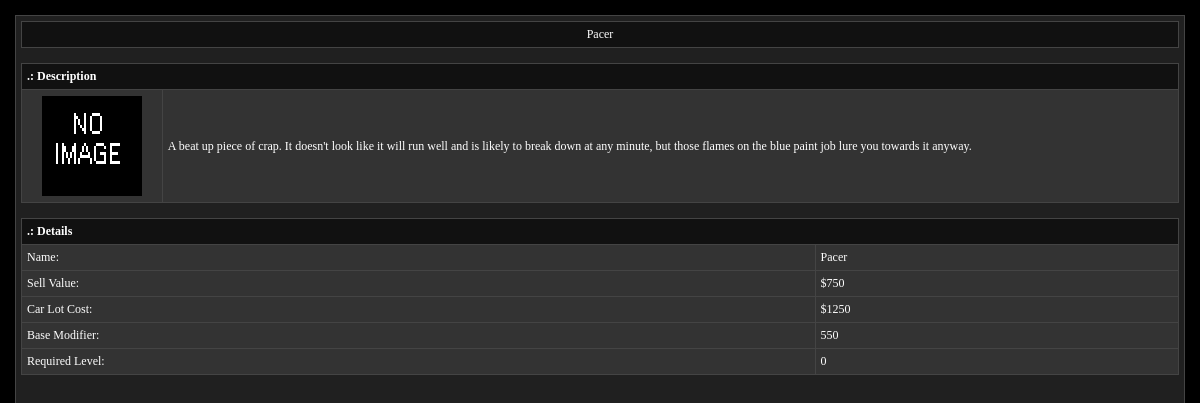
The page /cardesc.php?id=1 on the database its author committed.
### tables this page shows
CREATE TABLE `carlot` (
  `id` int(20) NOT NULL,
  `name` varchar(30) NOT NULL,
  `image` varchar(40) NOT NULL,
  `description` text NOT NULL,
  `cost` int(20) NOT NULL,
  `buyable` int(2) NOT NULL DEFAULT '1',
  `basemod` int(20) NOT NULL,
  `level` int(5) NOT NULL
);

### dbcon.php (called while the page is built, shortened)
<?php
class DB
{
    protected static $instance = null;
    public static function instance()
    {
        if (self::$instance === null)
        {
            $opt  = array(
                PDO::ATTR_ERRMODE            => PDO::ERRMODE_EXCEPTION,
                PDO::ATTR_DEFAULT_FETCH_MODE => PDO::FETCH_ASSOC,
                PDO::ATTR_EMULATE_PREPARES   => FALSE,
            );
            $dsn = 'mysql:host='.DB_HOST.';dbname='.DB_NAME.';charset='.DB_CHAR;
            self::$instance = new PDO($dsn, DB_USER, DB_PASS, $opt);
        }
        return self::$instance;
    }
    public static function run($sql, $args = [])
    {
        if (!$args)
        {
            return self::instance()->query($sql);
        }
        $stmt = self::instance()->prepare($sql);
        $stmt->execute($args);
        return $stmt;
    }
}

### cardesc.php (the view, shortened to what this page needs)
<?php
include 'dbcon.php';
$result= DB::run("SELECT * FROM `carlot` WHERE `id` = '".$_GET['id']."'");
$worked= $result->fetch();
?>
		<html>
		<head>
		</head>
		<body>
		<table class='wrap' width='100%' height='100%' cellpadding='5' cellspacing='0' align='center'>
		<tr>
			<td valign='top'>
			<table class='header' width='100%' cellpadding='5' cellspacing='0' align='center'>
			<tr>
				<td><p style='color:white;font-size:16px;font-weight:bold;'><center><?= $worked['name'] ?></center></p></td>
			</tr>
			</table>
			<br>
			<table width='100%' cellpadding='4' cellspacing='0'>
			<tr>
				<td colspan='2' class='style1'>.: Description</td>
			</tr>
			<tr>
				<td class='textl' align='center'><img src='<?= $worked['image'] ?>' width='100' height='100' style='border: 1px solid #333333'></td>
				<td class='textm2'><?= $worked['description'] ?></td>
			</tr>
			</table>
			<br>
			<table width='100%' cellpadding='4' cellspacing='0'>
			<tr>
				<td colspan='4' class='style2'>.: Details</td>
			</tr>
			<tr>
				<td class='textm'>Name: </td>
				<td class='textr'><?= $worked['name'] ?></td>
			</tr>
			<tr>
				<td class='textm'>Sell Value: </td>
				<td class='textr'>$<?= $worked['cost'] * .6 ?></td>
			</tr>
			<tr>
				<td class='textm'>Car Lot Cost: </td>
				<td class='textr'>$<?= $worked['cost'] ?></td>
			</tr>
			<tr>
				<td class='textm' valign='top'>Base Modifier: </td>
				<td class='textr'>
				<?= $worked['basemod'] ?><br>				</td>
			</tr>
			<tr>
				<td class='textm' valign='top'>Required Level: </td>
				<td class='textr'>
				<?= $worked['level'] ?><br>				</td>
			</tr>
			</table>
			</td>
		</tr>
		</table>
		</body>
		</html>

### cardesc.php (style rules this page uses)
* { font-family: tahoma; font-size: 12px; color: #FFFFFF; }
body { background-color: #000000; margin: 15px; }
.wrap { background-color: #202020; border: 1px solid #444; }
.header { background-color: #111; border: 1px solid #444; }
.textl { padding: 5px; border-left: 1px solid #444; border-bottom: 1px solid #444; background-color: #333333; }
.textr { padding: 5px; border-right: 1px solid #444; border-bottom: 1px solid #444; background-color: #333333; }
.textm { padding: 5px; background-color: #333333; border-left: 1px solid #444; border-right: 1px solid #444; border-bottom: 1px solid #444; }
.textm2 { padding: 5px; background-color: #333333; border-left: 1px solid #444; border-right: 1px solid #444; border-bottom: 1px solid #444; }
.style1 { padding: 5px; border: 1px solid #444444; background-color: #111; color: #FFFFFF; font-weight: bold; }
.style2 { padding: 5px; border: 1px solid #444; background-color: #111; color: #FFFFFF; font-weight: bold; }

### rows shown on the page
carlot: name "Pacer", image (placeholder picture), description "A beat up piece of crap. It doesn't look like it will run well and is likely to break down at any minute, but those flames on the blue paint job lure you towards it anyway.", cost "750", cost "1250", basemod "550", level "0"
